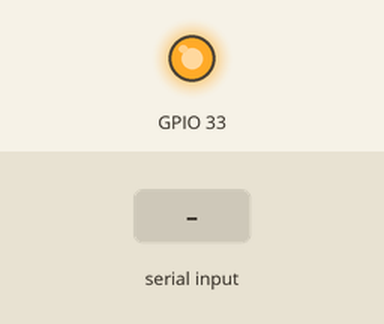
The sketch below on a simulated ESP32. Parts: output pins drawn as LEDs (lit = HIGH). Dashed ring = blinking. The inputs (shaded band) are chosen by the test bench. Nothing arrives over Bluetooth unless stated; what the sketch prints to the serial monitor is not drawn.

Above: at 1.2 s.
1.3 s: "4" received over the second serial link
At 7.2 s:
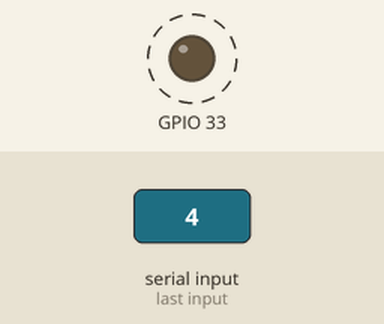
7.3 s: "2" received over the second serial link
At 8.0 s:
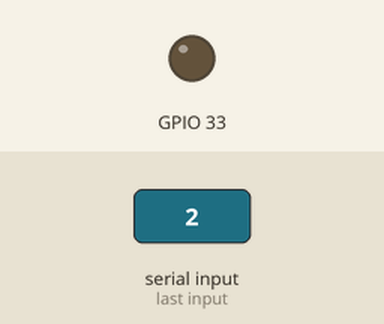
8.8 s: "1" received over the second serial link
At 9.5 s:
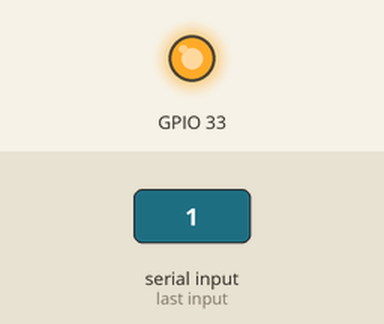
Timing chart, 0 to 11.3 s (numbered marks = the images above; inputs shaded):
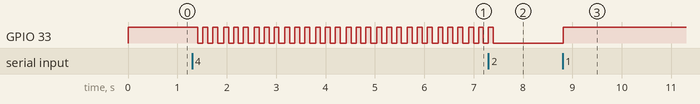

Measured:
- after the input at 1.3 s, GPIO 33: alternates HIGH for 0.10 s and LOW for 0.10 s, starting after 0.12 s
- after the input at 7.3 s, GPIO 33: goes on until 7.4 s, then stays LOW
- after the input at 8.8 s, GPIO 33: LOW → HIGH at once

The sketch:

ESP32-BT-Receive.ino
```cpp
#include "BluetoothSerial.h"
#include "esp_bt_device.h"

#if !defined(CONFIG_BT_ENABLED) || !defined(CONFIG_BLUEDROID_ENABLED)
#error Bluetooth is not enabled! Please run `make menuconfig` to and enable it
#endif

int cmd=0;

BluetoothSerial SerialBT;

void printDeviceAddress() {

  const uint8_t* point = esp_bt_dev_get_address();

  for (int i = 0; i < 6; i++) {

    char str[3];

    sprintf(str, "%02X", (int)point[i]);
    Serial.print(str);

    if (i < 5){
      Serial.print(":");
    }

  }
}

void callback(esp_spp_cb_event_t event, esp_spp_cb_param_t *param) {

  if (event == ESP_SPP_SRV_OPEN_EVT) {

    Serial.println("Client Connected has address:");

    for (int i = 0; i < 6; i++) {

      Serial.printf("%02X", param->srv_open.rem_bda[i]);

      if (i < 5) {
        Serial.print(":");
      }

    }
  }
}

void setup() {
  Serial.begin(115200);
  SerialBT.register_callback(callback);

  SerialBT.begin("ESP32test"); //Bluetooth device name
  Serial.println("The device started, now you can pair it with bluetooth!");

  Serial.print("BT MAC: ");
  printDeviceAddress();

  pinMode(33, OUTPUT);
  digitalWrite(33,HIGH);
}

void loop() {
  if (Serial.available()) {
    Serial.println(" ");
    Serial.print("Serial=>");
    SerialBT.write(Serial.read());
  }
  if (SerialBT.available()) {
    Serial.println(" ");
    Serial.print("SerialBT=>");

    cmd = SerialBT.read();
    Serial.write(cmd);
  }

  if(cmd=='2'){
     digitalWrite(33,LOW);
  }
  else if(cmd=='4'){
    for(int i=0;i<3;i++){
      digitalWrite(33,HIGH);
      delay(100);
      digitalWrite(33,LOW);
      delay(100);
    }
  }
  else
    digitalWrite(33,HIGH);


  delay(20);
}
```
